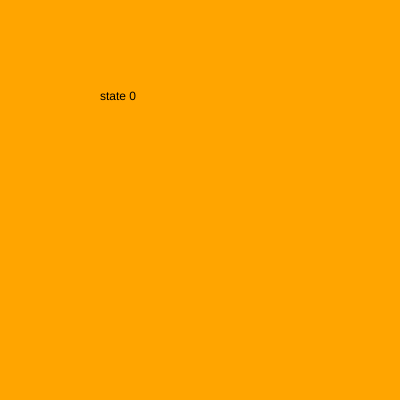
Frame 1 (no input)
Frame 60 (no input): identical to frame 1, image omitted
Frame 120 (the mouse pressed at the canvas centre since frame 60): identical to frame 1, image omitted

The p5.js sketch that drew this single still picture (run headless with seeded random() and noise() and a simulated clock; from frame 60 on, the mouse is pressed at the canvas centre):

// p5.js sketch
// ── sketch.js
let state = 0;
let timer = 0;

function setup() {
  createCanvas(400, 400);
  noStroke();
}

function draw() {
  background(220);

  switch (state) {
    case 0:
      background("orange");
      text("state 0", 100, 100);
      break;

    case 1:
      background("yellow");
      text("state 1", 100, 100);
      break;

    case 2:
      background("blue");
      text("state 2", 100, 100);
      break;

    case 3:
      background("purple");
      text("state 3", 100, 100);
      break;

    case 4:
      background("pink");
      text("state 4", 100, 100);
      break;
  }

  timer++;
  if (timer >= 4 * 60) {
    timer = 0;
    state++;
    if (state > 4) state = 0;
  }


}

function mouseReleased() {
  state = state + 1;
  if (state > 4) {
    state = 0;
  }
}
